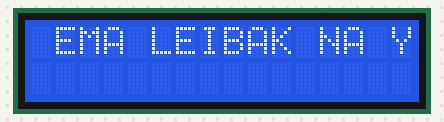
Recording of a sketch running on a simulated Arduino Uno, built with avr-gcc and run on an emulated ATmega328P. Parts: 16×2 character LCD.

Above: at 0.1 s.
At 1.21 s:
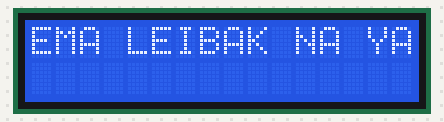
At 2.71 s:
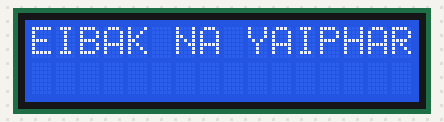
At 4.51 s:
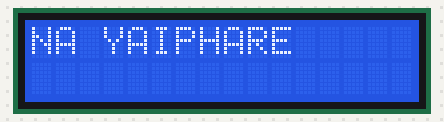
At 7.7 s:
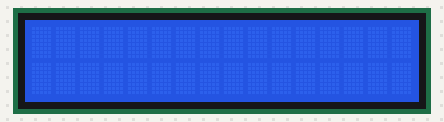
At 13.82 s:
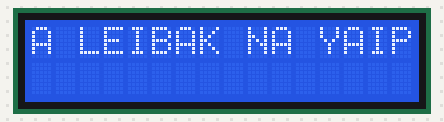

Measured:
- by itself, everything shown: repeats every 12.0 s, in 38 steps
- what the display in image 4 shows lasts 0.9 s, from 7.7 s to 8.6 s

The sketch:

RunningLCD.ino
```cpp
#include <LiquidCrystal.h>

LiquidCrystal lcd(8, 9, 4, 5, 6, 7);

String message = " EMA LEIBAK NA YAIPHARE ";

void setup() {
  lcd.begin(16, 2);
  lcd.print(message);
  delay(1000);
}

void loop() {
  lcd.scrollDisplayLeft();
  delay(300);
}
```
